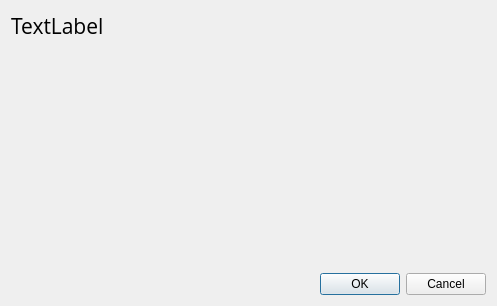
<?xml version="1.0" encoding="UTF-8"?>
<ui version="4.0">
 <class>QuestionMultiwordsDialog</class>
 <widget class="QDialog" name="QuestionMultiwordsDialog">
  <property name="geometry">
   <rect>
    <x>0</x>
    <y>0</y>
    <width>497</width>
    <height>306</height>
   </rect>
  </property>
  <property name="windowTitle">
   <string>Dialog</string>
  </property>
  <layout class="QGridLayout" name="gridLayout">
   <item row="3" column="0">
    <spacer name="verticalSpacer">
     <property name="orientation">
      <enum>Qt::Vertical</enum>
     </property>
     <property name="sizeHint" stdset="0">
      <size>
       <width>20</width>
       <height>40</height>
      </size>
     </property>
    </spacer>
   </item>
   <item row="1" column="0">
    <widget class="QLabel" name="label">
     <property name="font">
      <font>
       <family>Open Sans</family>
       <pointsize>16</pointsize>
      </font>
     </property>
     <property name="text">
      <string>TextLabel</string>
     </property>
    </widget>
   </item>
   <item row="4" column="0">
    <widget class="QDialogButtonBox" name="buttonBox">
     <property name="orientation">
      <enum>Qt::Horizontal</enum>
     </property>
     <property name="standardButtons">
      <set>QDialogButtonBox::Cancel|QDialogButtonBox::Ok</set>
     </property>
    </widget>
   </item>
   <item row="0" column="0">
    <layout class="QVBoxLayout" name="verticalLayout"/>
   </item>
   <item row="2" column="0">
    <layout class="QVBoxLayout" name="valuesLayout"/>
   </item>
  </layout>
 </widget>
 <resources/>
 <connections>
  <connection>
   <sender>buttonBox</sender>
   <signal>accepted()</signal>
   <receiver>QuestionMultiwordsDialog</receiver>
   <slot>accept()</slot>
   <hints>
    <hint type="sourcelabel">
     <x>248</x>
     <y>254</y>
    </hint>
    <hint type="destinationlabel">
     <x>157</x>
     <y>274</y>
    </hint>
   </hints>
  </connection>
  <connection>
   <sender>buttonBox</sender>
   <signal>rejected()</signal>
   <receiver>QuestionMultiwordsDialog</receiver>
   <slot>reject()</slot>
   <hints>
    <hint type="sourcelabel">
     <x>316</x>
     <y>260</y>
    </hint>
    <hint type="destinationlabel">
     <x>286</x>
     <y>274</y>
    </hint>
   </hints>
  </connection>
 </connections>
</ui>
